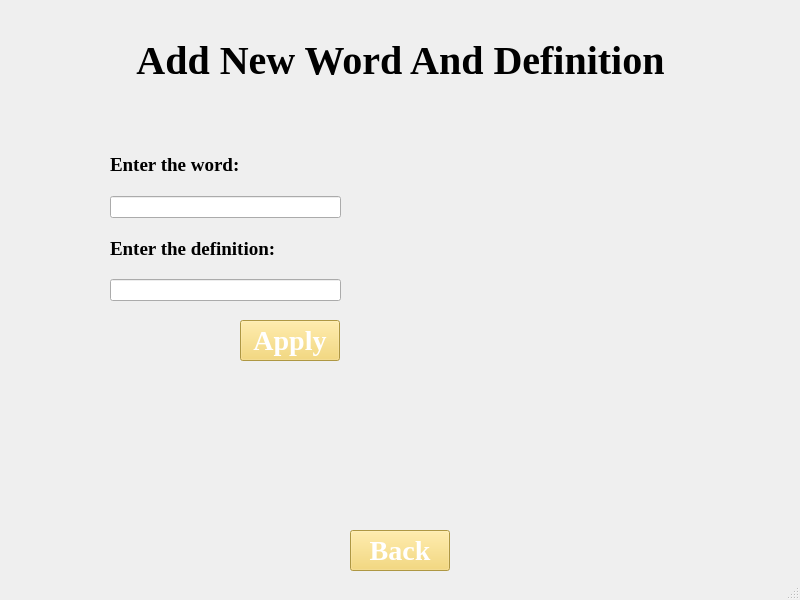
<?xml version="1.0" encoding="UTF-8"?>
<ui version="4.0">
 <class>addWordWindow</class>
 <widget class="QMainWindow" name="addWordWindow">
  <property name="geometry">
   <rect>
    <x>0</x>
    <y>0</y>
    <width>800</width>
    <height>600</height>
   </rect>
  </property>
  <property name="windowTitle">
   <string>Add New Word</string>
  </property>
  <widget class="QWidget" name="centralwidget">
   <widget class="QLabel" name="label">
    <property name="geometry">
     <rect>
      <x>0</x>
      <y>40</y>
      <width>801</width>
      <height>41</height>
     </rect>
    </property>
    <property name="font">
     <font>
      <family>Times New Roman</family>
      <pointsize>30</pointsize>
      <bold>true</bold>
     </font>
    </property>
    <property name="text">
     <string>Add New Word And Definition</string>
    </property>
    <property name="alignment">
     <set>Qt::AlignCenter</set>
    </property>
    <property name="wordWrap">
     <bool>false</bool>
    </property>
   </widget>
   <widget class="QLabel" name="label_3">
    <property name="geometry">
     <rect>
      <x>400</x>
      <y>130</y>
      <width>311</width>
      <height>341</height>
     </rect>
    </property>
    <property name="text">
     <string/>
    </property>
    <property name="pixmap">
     <pixmap resource="resources.qrc">:/resources/dictionary-removebg-preview.png</pixmap>
    </property>
   </widget>
   <widget class="QPushButton" name="backButton">
    <property name="geometry">
     <rect>
      <x>350</x>
      <y>530</y>
      <width>100</width>
      <height>41</height>
     </rect>
    </property>
    <property name="font">
     <font>
      <family>Times New Roman</family>
      <pointsize>21</pointsize>
      <bold>true</bold>
     </font>
    </property>
    <property name="styleSheet">
     <string notr="true">background-color: #f4d35e; color: white;</string>
    </property>
    <property name="text">
     <string>Back</string>
    </property>
   </widget>
   <widget class="QPushButton" name="backButton_2">
    <property name="geometry">
     <rect>
      <x>240</x>
      <y>320</y>
      <width>100</width>
      <height>41</height>
     </rect>
    </property>
    <property name="font">
     <font>
      <family>Times New Roman</family>
      <pointsize>21</pointsize>
      <bold>true</bold>
     </font>
    </property>
    <property name="styleSheet">
     <string notr="true">background-color: #f4d35e; color: white;</string>
    </property>
    <property name="text">
     <string>Apply</string>
    </property>
   </widget>
   <widget class="QLabel" name="resultLabel">
    <property name="geometry">
     <rect>
      <x>40</x>
      <y>370</y>
      <width>381</width>
      <height>49</height>
     </rect>
    </property>
    <property name="font">
     <font>
      <family>Times New Roman</family>
      <pointsize>14</pointsize>
      <bold>true</bold>
     </font>
    </property>
    <property name="text">
     <string/>
    </property>
    <property name="alignment">
     <set>Qt::AlignCenter</set>
    </property>
    <property name="wordWrap">
     <bool>false</bool>
    </property>
   </widget>
   <widget class="QWidget" name="layoutWidget">
    <property name="geometry">
     <rect>
      <x>110</x>
      <y>140</y>
      <width>231</width>
      <height>161</height>
     </rect>
    </property>
    <layout class="QVBoxLayout" name="verticalLayout">
     <item>
      <widget class="QLabel" name="label_2">
       <property name="font">
        <font>
         <family>Times New Roman</family>
         <pointsize>14</pointsize>
         <bold>true</bold>
        </font>
       </property>
       <property name="text">
        <string>Enter the word:</string>
       </property>
       <property name="alignment">
        <set>Qt::AlignLeading|Qt::AlignLeft|Qt::AlignVCenter</set>
       </property>
       <property name="wordWrap">
        <bool>false</bool>
       </property>
      </widget>
     </item>
     <item>
      <widget class="QLineEdit" name="wordEdit">
       <property name="font">
        <font>
         <family>Times New Roman</family>
        </font>
       </property>
      </widget>
     </item>
     <item>
      <widget class="QLabel" name="label_4">
       <property name="font">
        <font>
         <family>Times New Roman</family>
         <pointsize>14</pointsize>
         <bold>true</bold>
        </font>
       </property>
       <property name="text">
        <string>Enter the definition:</string>
       </property>
       <property name="alignment">
        <set>Qt::AlignLeading|Qt::AlignLeft|Qt::AlignVCenter</set>
       </property>
       <property name="wordWrap">
        <bool>false</bool>
       </property>
      </widget>
     </item>
     <item>
      <widget class="QLineEdit" name="definitionEdit">
       <property name="font">
        <font>
         <family>Times New Roman</family>
        </font>
       </property>
      </widget>
     </item>
    </layout>
   </widget>
  </widget>
  <widget class="QMenuBar" name="menubar">
   <property name="geometry">
    <rect>
     <x>0</x>
     <y>0</y>
     <width>800</width>
     <height>22</height>
    </rect>
   </property>
  </widget>
  <widget class="QStatusBar" name="statusbar"/>
 </widget>
 <resources>
  <include location="resources.qrc"/>
 </resources>
 <connections/>
</ui>
